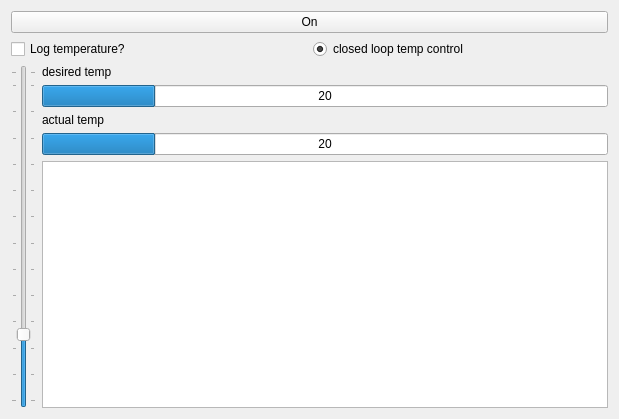
          <widget class="QWidget" name="scrollAreaWidgetContents_3">
           <property name="geometry">
            <rect>
             <x>0</x>
             <y>0</y>
             <width>619</width>
             <height>419</height>
            </rect>
           </property>
           <layout class="QGridLayout" name="gridLayout_13">
            <item row="0" column="0">
             <layout class="QVBoxLayout" name="verticalLayout_12">
              <item>
               <widget class="QPushButton" name="peltonbutton">
                <property name="text">
                 <string>On</string>
                </property>
                <property name="checkable">
                 <bool>true</bool>
                </property>
               </widget>
              </item>
              <item>
               <layout class="QHBoxLayout" name="horizontalLayout_4">
                <item>
                 <widget class="QCheckBox" name="logtempcheck">
                  <property name="text">
                   <string>Log temperature?</string>
                  </property>
                  <property name="autoRepeat">
                   <bool>false</bool>
                  </property>
                  <property name="autoRepeatDelay">
                   <number>1000</number>
                  </property>
                  <property name="autoRepeatInterval">
                   <number>1000</number>
                  </property>
                 </widget>
                </item>
                <item>
                 <widget class="QRadioButton" name="tempclosedloop">
                  <property name="enabled">
                   <bool>true</bool>
                  </property>
                  <property name="text">
                   <string>closed loop temp control</string>
                  </property>
                  <property name="checkable">
                   <bool>true</bool>
                  </property>
                  <property name="checked">
                   <bool>true</bool>
                  </property>
                  <property name="autoRepeat">
                   <bool>true</bool>
                  </property>
                  <property name="autoRepeatDelay">
                   <number>500</number>
                  </property>
                  <property name="autoRepeatInterval">
                   <number>500</number>
                  </property>
                 </widget>
                </item>
               </layout>
              </item>
              <item>
               <layout class="QHBoxLayout" name="horizontalLayout_3">
                <item>
                 <widget class="QSlider" name="tempslider">
                  <property name="minimum">
                   <number>15</number>
                  </property>
                  <property name="maximum">
                   <number>40</number>
                  </property>
                  <property name="singleStep">
                   <number>1</number>
                  </property>
                  <property name="pageStep">
                   <number>1</number>
                  </property>
                  <property name="value">
                   <number>20</number>
                  </property>
                  <property name="orientation">
                   <enum>Qt::Vertical</enum>
                  </property>
                  <property name="tickPosition">
                   <enum>QSlider::TicksBothSides</enum>
                  </property>
                  <property name="tickInterval">
                   <number>2</number>
                  </property>
                 </widget>
                </item>
                <item>
                 <layout class="QVBoxLayout" name="verticalLayout_15">
                  <item>
                   <widget class="QLabel" name="desiredtemplabel">
                    <property name="text">
                     <string>desired temp</string>
                    </property>
                   </widget>
                  </item>
                  <item>
                   <widget class="QProgressBar" name="desiredtempbar">
                    <property name="minimum">
                     <number>15</number>
                    </property>
                    <property name="maximum">
                     <number>40</number>
                    </property>
                    <property name="value">
                     <number>20</number>
                    </property>
                    <property name="alignment">
                     <set>Qt::AlignCenter</set>
                    </property>
                    <property name="textVisible">
                     <bool>true</bool>
                    </property>
                    <property name="orientation">
                     <enum>Qt::Horizontal</enum>
                    </property>
                    <property name="textDirection">
                     <enum>QProgressBar::BottomToTop</enum>
                    </property>
                    <property name="format">
                     <string>%v</string>
                    </property>
                   </widget>
                  </item>
                  <item>
                   <widget class="QLabel" name="actualtemplabel">
                    <property name="text">
                     <string>actual temp</string>
                    </property>
                   </widget>
                  </item>
                  <item>
                   <widget class="QProgressBar" name="actualtempbar">
                    <property name="minimum">
                     <number>15</number>
                    </property>
                    <property name="maximum">
                     <number>40</number>
                    </property>
                    <property name="value">
                     <number>20</number>
                    </property>
                    <property name="alignment">
                     <set>Qt::AlignCenter</set>
                    </property>
                    <property name="textVisible">
                     <bool>true</bool>
                    </property>
                    <property name="orientation">
                     <enum>Qt::Horizontal</enum>
                    </property>
                    <property name="textDirection">
                     <enum>QProgressBar::BottomToTop</enum>
                    </property>
                    <property name="format">
                     <string>%v</string>
                    </property>
                   </widget>
                  </item>
                  <item>
                   <widget class="QGraphicsView" name="tempgraph">
                    <property name="foregroundBrush">
                     <brush brushstyle="NoBrush">
                      <color alpha="255">
                       <red>0</red>
                       <green>0</green>
                       <blue>0</blue>
                      </color>
                     </brush>
                    </property>
                   </widget>
                  </item>
                 </layout>
                </item>
               </layout>
              </item>
             </layout>
            </item>
           </layout>
          </widget>
